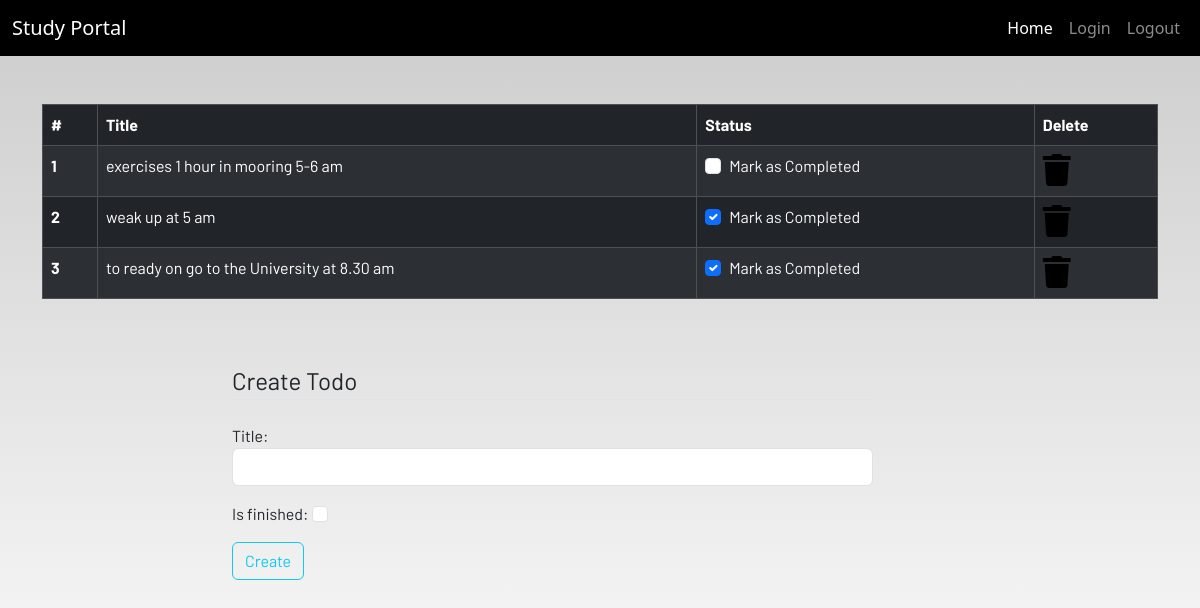
Page /todo (signed in) on the earlier database version.
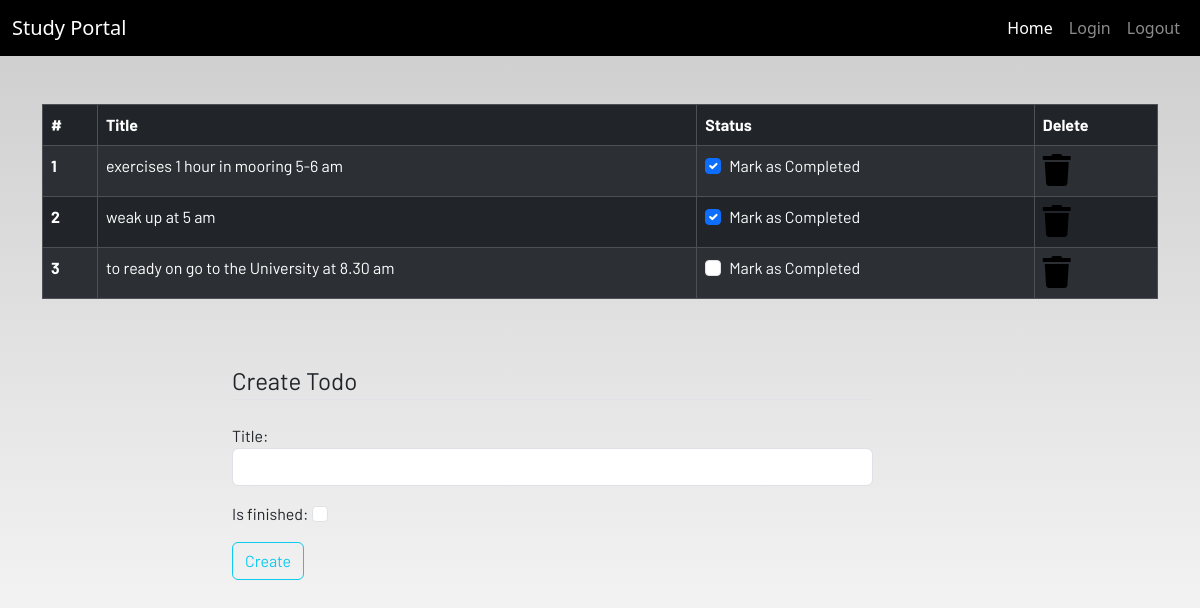
Same page on the later database version.
### dashboard/models.py (models this page shows)
class Todo(models.Model):
    user= models.ForeignKey(User, on_delete=models.CASCADE)
    title= models.CharField(max_length=250)
    is_finished = models.BooleanField(default=False)

### dashboard/views.py (the view)
# urls.py: path('todo' , views.ToDo,name='todo'),
@login_required
def ToDo(request):
  try:
        isFinished = request.POST['is_finished']
        if isFinished =='on':
          isFinished=True
        else:
          isFinished=False
  except:
        isFinished=False
  if request.method == 'POST':
    form= TodoForm(request.POST)
    if form.is_valid():
      todos=Todo(
        user=request.user,
        title= request.POST['title'],
        is_finished=isFinished
        )
      todos.save()
    messages.success(request,f"todo save form successfully")
  else:
    form= TodoForm()
  todo=Todo.objects.filter(user=request.user)
  if len(todo) == 0:
    todo_done =True
  else:
   todo_done = False
  context={
    'todo':todo,
    'form':form,
    'todo_done':todo_done,
  }
  return render(request, 'dashboard/todo.html',context)

### dashboard/forms.py
class TodoForm(forms.ModelForm):
  class Meta:
    model = Todo
    fields = ['title', 'is_finished']
    widgets={
      'title':forms.TextInput(attrs={'class': 'form-control'}),
      'is_finished':forms.CheckboxInput(attrs={'class': 'form-check-input'}),
    }

### dashboard/templates/dashboard/todo.html (shortened to what this page needs)
{% extends 'dashboard/base.html' %} {% load static %} {% block content %}
<div class="container">
  {% if not todo_done %}
  <table class="table table-striped table-bordered table-hover table-dark">
    <thead>
      <tr>
        <th scope="col">#</th>
        <th scope="col">Title</th>
        <th scope="col">Status</th>
        <th scope="col">Delete</th>
      </tr>
    </thead>
    <tbody>
      {% for td in todo %}
      <tr>
        <th scope="row">{{forloop.counter}}</th>
        <td>{{td.title}}</td>
        <td>
          <a href="{% url 'update_todo' td.id %}">
            <div class="form-check">
              {% if td.is_finished == True %}
              <input
                class="form-check-input"
                type="checkbox"
                value=""
                checked
              />
              {% else %}
              <input class="form-check-input" type="checkbox" value="" />
              {% endif %}
              <label class="form-check-label text-light" for="flexCheckDefault">
                Mark as Completed
              </label>
            </div>
          </a>
        </td>
        <td>
          <a href="{% url 'delete_todo' td.id %}"
            ><i class="fa fa-trash fa-2x"></i
          ></a>
        </td>
      </tr>
      {% endfor %}
    </tbody>
  </table>
  {% else %}:
  <h4>All tasks have been done!! create to add more</h4>
  {% endif %}
</div>
<br /><br />
<div class="container">
  <div class="row">
    <div class="col col-7 offset-2">
      <form method="POST">
        <fieldset class="form-group">
          <legend class="border-bottom mb-4">Create Todo</legend>
        </fieldset>
        {{form.as_p}}
        <div class="form-group">
          <button href="" class="btn btn-outline-info" type="submit">
            Create
          </button>
        </div>
      </form>
    </div>
  </div>
</div>
{% endblock content %}

### dashboard/templates/dashboard/base.html (shortened to what this page needs)
<!DOCTYPE html>
{% load static %}
<html lang="en">
  <head>
    <link
      href="https://cdn.jsdelivr.net/npm/bootstrap@5.3.2/dist/css/bootstrap.min.css"
      rel="stylesheet"
    />
    <link
      rel="stylesheet"
      href="https://use.fontawesome.com/releases/v5.7.2/css/all.css"
    />
    <link rel="stylesheet" href="{% static 'css/main.css' %}" />
  </head>
  <body>
    <header>
      <nav class="navbar navbar-expand-lg navbar-dark bg-dark">
        <div class="container-fluid">
          <a class="navbar-brand" href="{% url 'home' %}"> Study Portal</a>
          <div
            class="collapse navbar-collapse justify-content-end"
            id="navbarSupportedContent"
          >
            <ul class="navbar-nav mb-2 mb-lg-0">
              <li class="nav-item">
                <a class="nav-link active" aria-current="page" href="#">Home</a>
              </li>
              <li class="nav-item">
                <a class="nav-link" href="{% url 'login' %}">Login</a>
              </li>
              <li class="nav-item">
                <a class="nav-link" href="{% url 'logout' %}">Logout</a>
              </li>
            </ul>
          </div>
        </div>
      </nav>
    </header>
    <br /><br />
    <main>
       {% block content %} {% endblock content %}
    </main>
  </body>
</html>

### static/css/main.css (style rules this page uses)
html { scroll-behavior: smooth; height: 100%; width: 100%; }
main { font-family: Barlow, Quicksand, Rubik, sans-serif, serif, 'Times New Roman', Times, serif !important; }
.navbar { background-color: rgb(0, 0, 0) !important; }
a { text-decoration: none !important; color: black; }
html, body { max-width: 100%; overflow-x: hidden; height: 100%; width: 100%; }
body { background: linear-gradient(rgba(0, 0, 0, 0.2), rgba(255, 255, 255, 0.5)); overflow-x: hidden; background-repeat: no-repeat; }
.fa { color: black; }

Differences in the rows shown:
changed Todo "exercises 1 hour in mooring 5-6 am": value "☐" → "☑"
changed Todo "to ready on go to the University at 8.30 am": value "☑" → "☐"
